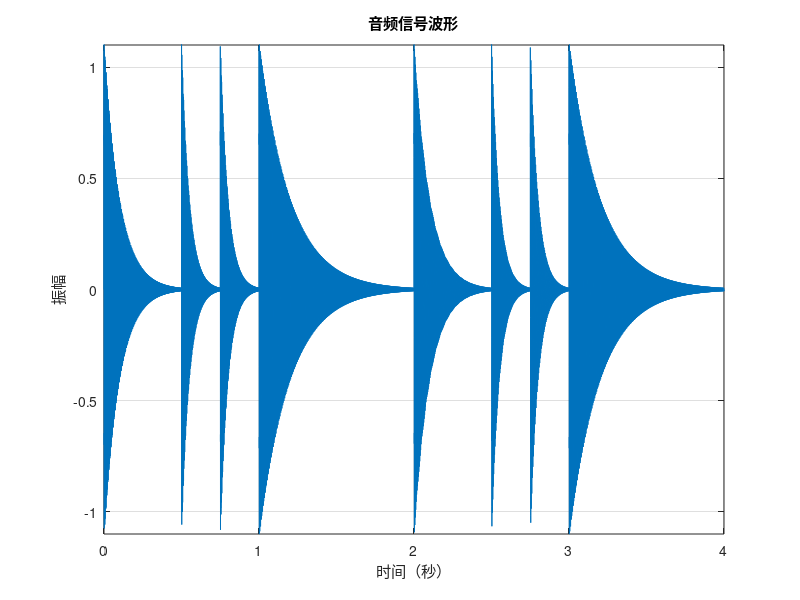

MATLAB code for this plot:
fs=8000;
quarterNote=0.5;
freq_5=523.25;
freq_6=freq_5*2^(2/12);
freq_2=freq_5*2^(-5/12);
freq_1=freq_5*2^(-7/12);
freq_6dot=freq_5*2^(-10/12);

generateNote = @(f,duration) (sin(2*pi*f*(0:1/fs:duration))+sin(4*pi*f*(0:1/fs:duration))*0.2+sin(6*pi*f*(0:1/fs:duration))*0.3).*exp(-5*(0:1/fs:duration)/duration);

note5_4 = generateNote(freq_5, quarterNote);
note5_8 = generateNote(freq_5, quarterNote/2);
note6_8 = generateNote(freq_6, quarterNote/2);
note2_2 = generateNote(freq_2, quarterNote*2);
note1_4 = generateNote(freq_1, quarterNote);
note1_8 = generateNote(freq_1, quarterNote/2);
note6dot_8 = generateNote(freq_6dot, quarterNote/2);

to_display=[note5_4,note5_8,note6_8,note2_2,note1_4,note1_8,note6dot_8,note2_2];
sound(to_display, fs);


% 计算时间轴
t = (0:length(to_display)-1)/fs; 

% 绘制波形图
figure;
plot(t, to_display);
xlabel('时间（秒）');
ylabel('振幅');
title('音频信号波形');
grid on;

% 自动调整横轴范围（0到总时长）
xlim([0, t(end)]); 

% 纵轴固定显示范围（-1到1）
ylim([-1.1, 1.1]);